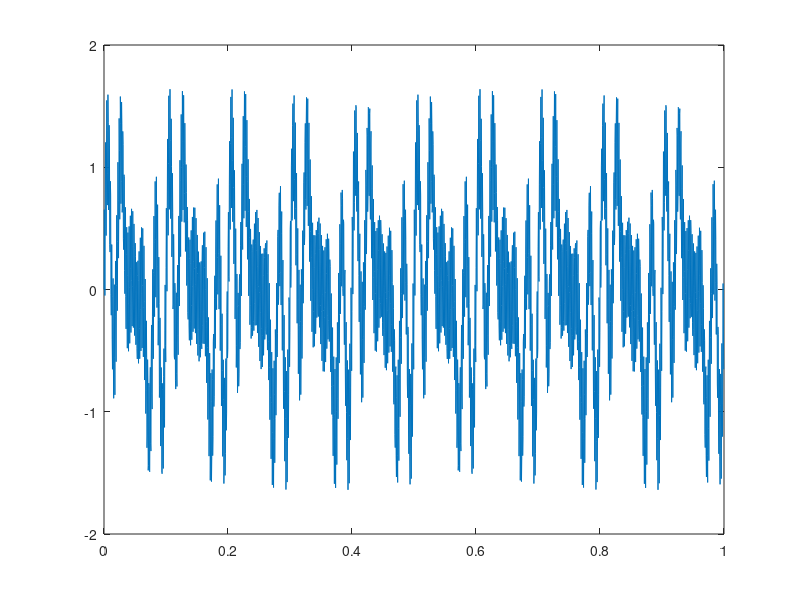
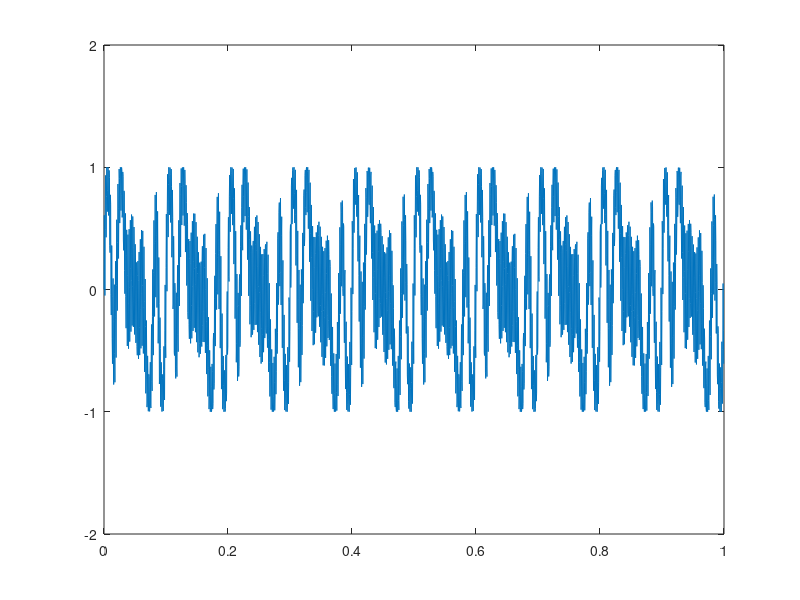

These figures' MATLAB source, in order:
function [superPosSignal, phaseShiftSignal] = testdata
% Creating two samples testvectors to verify workings of the FFT, 
% filter and arctangent calculation in the STM32F767Zi DSP

% Some defines
LOW_FREQ = 10;
MEDIUM_FREQ_1 = 40; % This should be lower than filter threshold
MEDIUM_FREQ_2 = 50; % This should be higher than filter threshold
HIGH_FREQ = 500;

% Samples per second
fs = 2048;
timePeriod = 1 / fs;

% I want a dataset for 10 sec
timeBase = 1;
myLen = timeBase / timePeriod;
t = (0:myLen-1) * timePeriod;

% Generating a superposition signal of the four frequencies
a = 2 * pi * t;
superPosSignal = 0.5*sin(a*LOW_FREQ) + 0.5*sin(a*MEDIUM_FREQ_1) + 0.5*sin(a*MEDIUM_FREQ_2) + 0.5*sin(a*HIGH_FREQ);

% Plotting the inputsignal
figure(1)
plot(t,superPosSignal)
axis([0 1 -2 2])

% Create a c-header file
fd = fopen('superPosSignal.h', 'wt');

% Format the header file with includes
fprintf(fd, '#include "arm_math.h"\n\n');
fprintf(fd, '/*\n');
fprintf(fd, ' * Test vector for FFT function and filter. Test vector\n');
fprintf(fd, ' * is a super position of the four frequencies\n');
fprintf(fd, ' * %i Hz, %i Hz, %i Hz, %i Hz \n', LOW_FREQ, MEDIUM_FREQ_1, MEDIUM_FREQ_2, HIGH_FREQ);
fprintf(fd, ' */\n\n');

% Write the super position signal to header file
fprintf(fd, 'float32_t superPosSignal[%d] = {\n \t%.15g', length(superPosSignal), superPosSignal(1));
fprintf(fd, ',\n \t%.15g', superPosSignal(2:end));
fprintf(fd, '\n};\n');
fclose(fd);

% Generating the phase shift signal to test arctangent calculation
pskSignal = sin(superPosSignal);

% Plotting the phase shifted signal
figure(2)
plot(t, pskSignal)
axis([0 1 -2 2])

% The phaseShiftSignal needs to contain every other sample as a cosine of
% the same wave, that is a 90 degree phaseshift
hilbertSig = hilbert(pskSignal);
%phaseShiftSignal = real(hilbertSig) + li*imag(hilbertSig);
phaseShiftSignal(1:2:4096) = real(hilbertSig);
phaseShiftSignal(2:2:4096) = imag(hilbertSig);

% Create a c-header file
fd = fopen('phaseShiftSignal.h', 'wt');

% Format the header file with includes
fprintf(fd, '#include "arm_math.h"\n\n');
fprintf(fd, '/*\n');
fprintf(fd, ' * Test vector for arctangent function and FFT. Test vector\n');
fprintf(fd, ' * is a phase shift of the super position containing the four frequencies\n');
fprintf(fd, ' * %i Hz, %i Hz, %i Hz, %i Hz \n', LOW_FREQ, MEDIUM_FREQ_1, MEDIUM_FREQ_2, HIGH_FREQ);
fprintf(fd, ' * The signal is complex, with following look :\n');
fprintf(fd, ' * {real(0), imag(0), real(1), imag(1), real(2), imag(2), ...... } \n');
fprintf(fd, ' */\n\n');

% Write the super position signal to header file
fprintf(fd, 'float32_t phaseShiftSignal[%d] = {\n \t%.15g', length(phaseShiftSignal), 0); % The first sample is buggedphaseShiftSignal(1));
fprintf(fd, ',\n \t%.15g', phaseShiftSignal(2:end));
fprintf(fd, '\n};\n');
fclose(fd);

% Generation of the signal (not using 5,8 GHz signal atm)
%inputSignal =  0.3*sin(2*pi*beatsSec*t) + 0.7*sin(2*pi*respSec*t) + 0.5*sin(2*pi*BASE_SIGNAL_500HZ*t);
%inputSignal =  0.5*sin(2*pi*1*t) + 0.5*sin(2*pi*0.5*t);


end